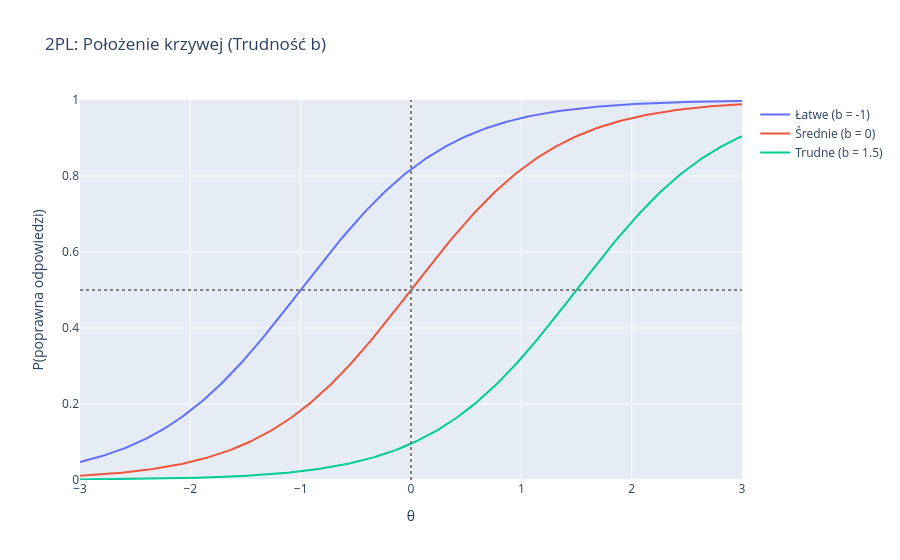
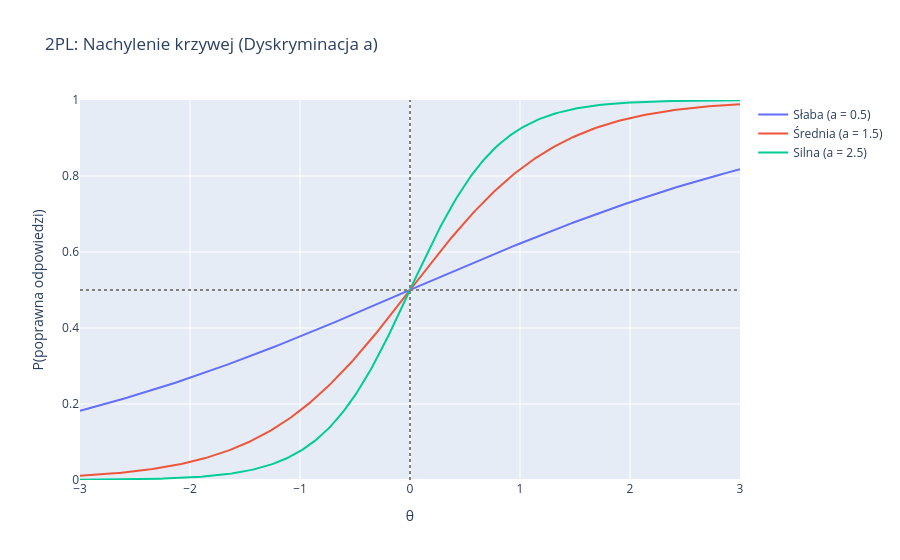
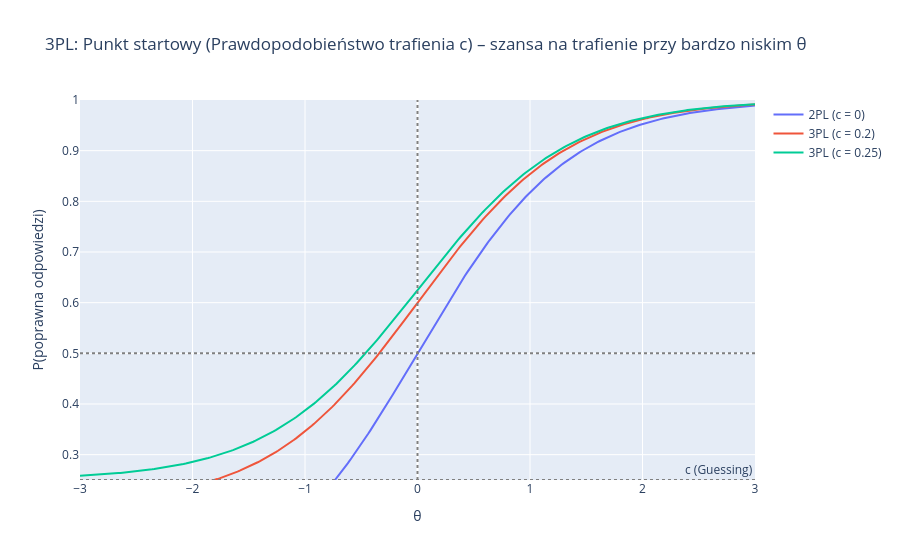

Notebook source saved alongside these figures, in order:
### Markdown cell above
#### Przykładowe wykresy

### Code cell
theta = np.linspace(-3, 3, 301)

plot_icc_curves(
    theta,
    [
        {"a": 1.5, "b": -1, "label": "Łatwe (b = -1)"},
        {"a": 1.5, "b": 0, "label": "Średnie (b = 0)"},
        {"a": 1.5, "b": 1.5, "label": "Trudne (b = 1.5)"},
    ],
    title="2PL: Położenie krzywej (Trudność b)",
)

plot_icc_curves(
    theta,
    [
        {"a": 0.5, "b": 0, "label": "Słaba (a = 0.5)"},
        {"a": 1.5, "b": 0, "label": "Średnia (a = 1.5)"},
        {"a": 2.5, "b": 0, "label": "Silna (a = 2.5)"},
    ],
    title="2PL: Nachylenie krzywej (Dyskryminacja a)",
)

plot_icc_curves(
    theta,
    [
        {"a": 1.5, "b": 0, "label": "2PL (c = 0)"},
        {"a": 1.5, "b": 0, "c": 0.2, "label": "3PL (c = 0.2)"},
        {"a": 1.5, "b": 0, "c": 0.25, "label": "3PL (c = 0.25)"},
    ],
    title="3PL: Punkt startowy (Prawdopodobieństwo trafienia c) – szansa na trafienie przy bardzo niskim θ",
    y_floor=0.25,
)

### Figure 1 — Plotly figure (JSON) as saved in the notebook; plotly's stock layout.template omitted (floating-point values rounded to 4 significant figures; data arrays with more than 128 entries replaced by an {"elided": "..."} marker saying what was removed)
{"data": [{"line": {"width": 2}, "mode": "lines", "name": "Łatwe (b = -1)", "type": "scatter", "x": {"elided": "301 float values"}, "y": {"elided": "301 float values"}}, {"line": {"width": 2}, "mode": "lines", "name": "Średnie (b = 0)", "type": "scatter", "x": {"elided": "301 float values"}, "y": {"elided": "301 float values"}}, {"line": {"width": 2}, "mode": "lines", "name": "Trudne (b = 1.5)", "type": "scatter", "x": {"elided": "301 float values"}, "y": {"elided": "301 float values"}}], "layout": {"shapes": [{"line": {"color": "gray", "dash": "dot"}, "type": "line", "x0": 0, "x1": 0, "xref": "x", "y0": 0, "y1": 1, "yref": "y domain"}, {"line": {"color": "gray", "dash": "dot"}, "type": "line", "x0": 0, "x1": 1, "xref": "x domain", "y0": 0.5, "y1": 0.5, "yref": "y"}], "title": {"text": "2PL: Położenie krzywej (Trudność b)"}, "xaxis": {"title": {"text": "θ"}}, "yaxis": {"range": [0, 1], "title": {"text": "P(poprawna odpowiedzi)"}}}}

### Figure 2 — Plotly figure (JSON) as saved in the notebook; plotly's stock layout.template omitted (floating-point values rounded to 4 significant figures; data arrays with more than 128 entries replaced by an {"elided": "..."} marker saying what was removed)
{"data": [{"line": {"width": 2}, "mode": "lines", "name": "Słaba (a = 0.5)", "type": "scatter", "x": {"elided": "301 float values"}, "y": {"elided": "301 float values"}}, {"line": {"width": 2}, "mode": "lines", "name": "Średnia (a = 1.5)", "type": "scatter", "x": {"elided": "301 float values"}, "y": {"elided": "301 float values"}}, {"line": {"width": 2}, "mode": "lines", "name": "Silna (a = 2.5)", "type": "scatter", "x": {"elided": "301 float values"}, "y": {"elided": "301 float values"}}], "layout": {"shapes": [{"line": {"color": "gray", "dash": "dot"}, "type": "line", "x0": 0, "x1": 0, "xref": "x", "y0": 0, "y1": 1, "yref": "y domain"}, {"line": {"color": "gray", "dash": "dot"}, "type": "line", "x0": 0, "x1": 1, "xref": "x domain", "y0": 0.5, "y1": 0.5, "yref": "y"}], "title": {"text": "2PL: Nachylenie krzywej (Dyskryminacja a)"}, "xaxis": {"title": {"text": "θ"}}, "yaxis": {"range": [0, 1], "title": {"text": "P(poprawna odpowiedzi)"}}}}

### Figure 3 — Plotly figure (JSON) as saved in the notebook; plotly's stock layout.template omitted (floating-point values rounded to 4 significant figures; data arrays with more than 128 entries replaced by an {"elided": "..."} marker saying what was removed)
{"data": [{"line": {"width": 2}, "mode": "lines", "name": "2PL (c = 0)", "type": "scatter", "x": {"elided": "301 float values"}, "y": {"elided": "301 float values"}}, {"line": {"width": 2}, "mode": "lines", "name": "3PL (c = 0.2)", "type": "scatter", "x": {"elided": "301 float values"}, "y": {"elided": "301 float values"}}, {"line": {"width": 2}, "mode": "lines", "name": "3PL (c = 0.25)", "type": "scatter", "x": {"elided": "301 float values"}, "y": {"elided": "301 float values"}}], "layout": {"annotations": [{"showarrow": false, "text": "c (Guessing)", "x": 1, "xanchor": "right", "xref": "x domain", "y": 0.25, "yanchor": "bottom", "yref": "y"}], "shapes": [{"line": {"color": "gray", "dash": "dot"}, "type": "line", "x0": 0, "x1": 0, "xref": "x", "y0": 0, "y1": 1, "yref": "y domain"}, {"line": {"color": "gray", "dash": "dot"}, "type": "line", "x0": 0, "x1": 1, "xref": "x domain", "y0": 0.5, "y1": 0.5, "yref": "y"}, {"line": {"color": "gray", "dash": "dot"}, "type": "line", "x0": 0, "x1": 1, "xref": "x domain", "y0": 0.25, "y1": 0.25, "yref": "y"}], "title": {"text": "3PL: Punkt startowy (Prawdopodobieństwo trafienia c) – szansa na trafienie przy bardzo niskim θ"}, "xaxis": {"title": {"text": "θ"}}, "yaxis": {"range": [0.25, 1], "title": {"text": "P(poprawna odpowiedzi)"}}}}
